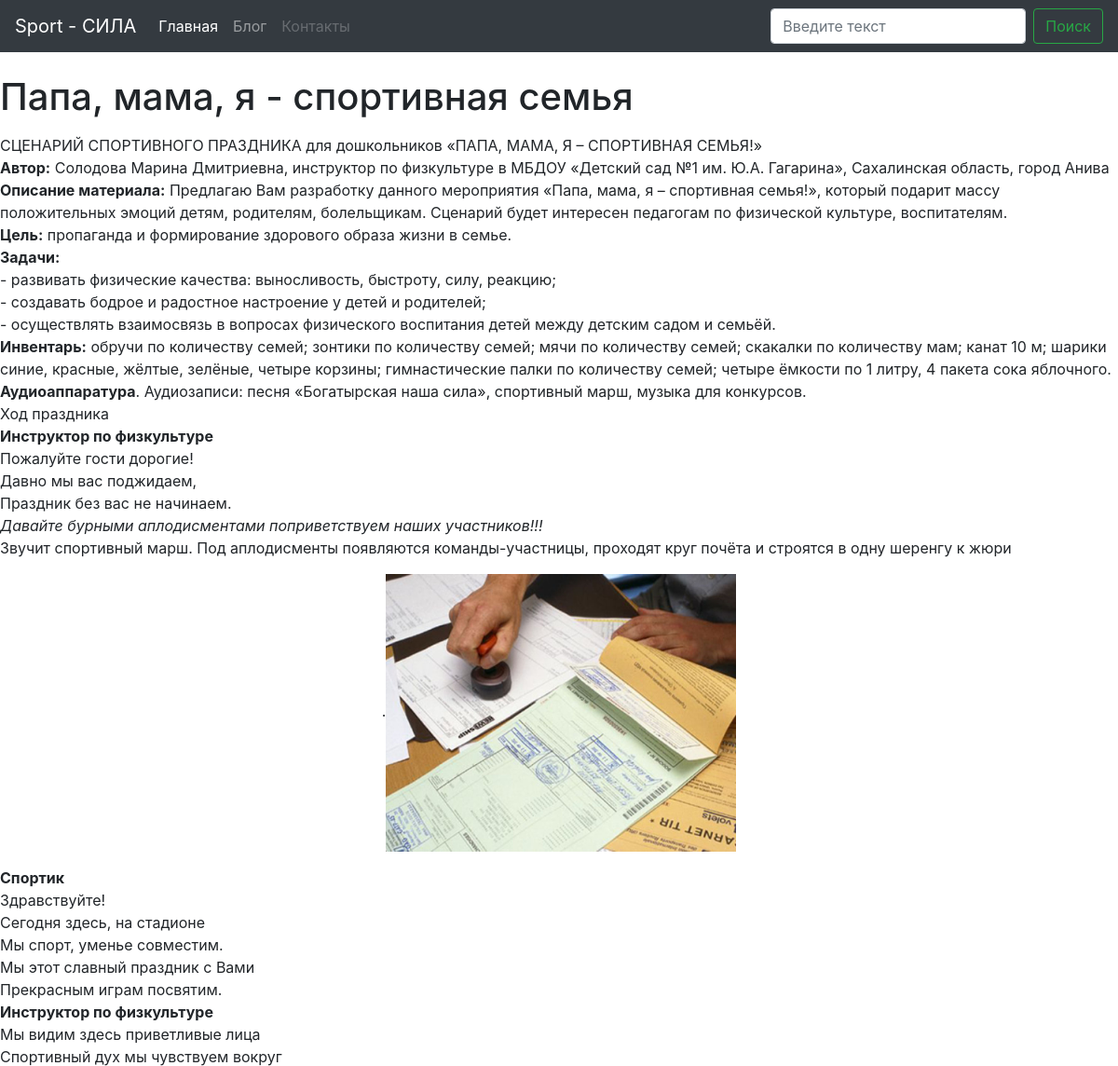
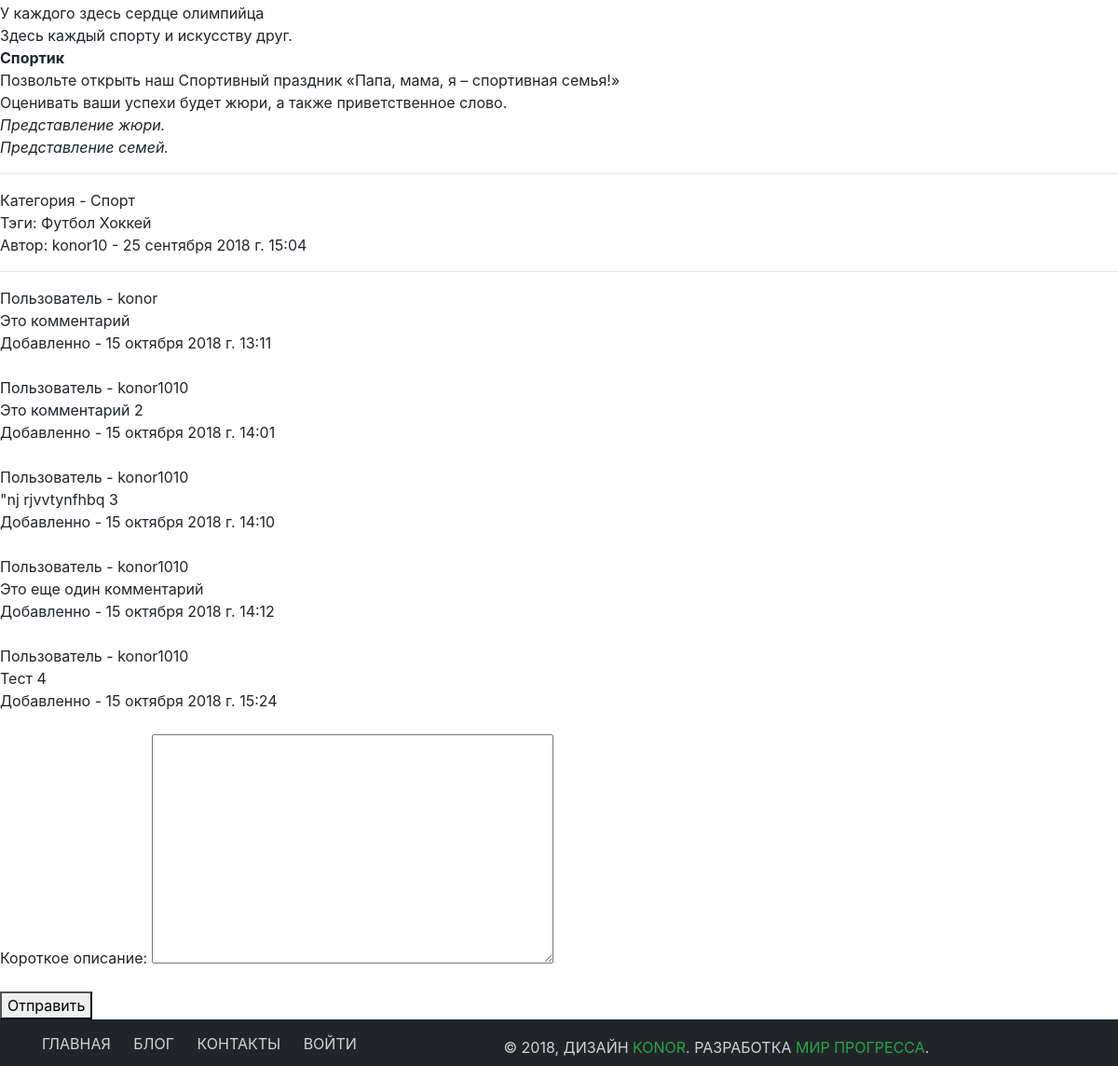
/single/1 (signed in), run on the app's committed database (2 pictures, top to bottom).
### news/models.py (models this page shows, shortened)
class News(models.Model):
    user = models.ForeignKey(User, verbose_name= 'Автор', on_delete=models.SET_NULL, null=True)
    title = models.CharField("Заголовок", max_length=100)
    category = models.ForeignKey(Category, verbose_name='Категория', on_delete=models.SET_NULL, null=True)
    text_min = models.TextField("Короткое описание", max_length=350)
    text = models.TextField("Текст статьи")
    tags = models.ManyToManyField(Tag, verbose_name="Тэги")
    created = models.DateTimeField("Дата создания", auto_now_add=True)
    description = models.CharField("Описание", max_length=150)
    keywords = models.CharField("Ключевые слова", max_length=100)
    class Meta:
        verbose_name = "Статья"
        verbose_name_plural = "Статьи"

class Category(models.Model):
    title = models.CharField("Название", max_length=50)
    class Meta:
        verbose_name = "Категория"
        verbose_name_plural = "Категории"
    def __str__(self):
        return self.title

class Tag(models.Model):
    title = models.CharField("Тэг", max_length=50)
    class Meta:
        verbose_name = "Тэг"
        verbose_name_plural = "Тэги"

class Comments(models.Model):
    user = models.ForeignKey(User, verbose_name="Пользователь", on_delete=models.SET_NULL, null=True ) # CASCADE означает если пользователь будет удален, то все его комментарии также будут удалены
    new = models.ForeignKey(News, verbose_name="Новость", on_delete=models.SET_NULL, null=True)
    text = models.TextField("Короткое описание", max_length=1000)
    created = models.DateTimeField("Дата добавления", auto_now_add=True, null=True)
    moderation = models.BooleanField("Модерация", default=False)
    class Meta:
        verbose_name = "Комментарий"
        verbose_name_plural = "Коментарии"

### news/views.py (the view)
# urls.py: path('single/<int:pk>', views.new_single, name="new_single"),
def new_single(request, pk):
    new = get_object_or_404(News, id=pk)
    comment = Comments.objects.filter(new=pk, moderation=True)
    if request.method == "POST":
        form = CommentForm(request.POST)
        if form.is_valid:
            form = form.save(commit=False)
            form.user = request.user
            form.new = new
            form.save()
            return redirect(new_single, pk)
    else:
       form = CommentForm()
    return render(request, "news/new_single.html", {"new": new, "comments": comment, 'form': form})

### news/forms.py
class CommentForm(ModelForm):
    class Meta:
        model = Comments
        fields = ('text', )

### templates/news/new_single.html (shortened to what this page needs)
{% extends 'news/base.html' %}
{% block content %}
    <h1>{{ new.title }}</h1>
    <p>{{ new.text|safe }}</p>
    <hr>
    Категория - {{ new.category }}<br>
    Тэги:  {% for tag in new.tags.all  %}
                {{ tag.title }}
            {% endfor %}<br>
    Автор: {{ new.user }} - {{ new.created }}
    <hr>
    {% for comment in comments %}
        Пользователь - {{ comment.user }} <br>
        {{comment.text}} <br>
        Добавленно - {{ comment.created }} <br><br>
    {% endfor %}
    {% if user.is_active %}
        <form action="" method="post">
            {{ form.as_p }}
            <button type="submit"> Отправить </button>
        </form>
    {% else %}
        <h4>"Чтобы оставить комментарий зарегистрируйтесь на нашем сайте"</h4>
    {% endif %}
{% endblock content %}

### static/css/style.css (style rules this page uses)
html { height: 100%; }
body { position: relative; min-height: 100%; padding-bottom: 50px; }

### data on the page
News: title "Папа, мама, я - спортивная семья", text "СЦЕНАРИЙ СПОРТИВНОГО ПРАЗДНИКА для дошкольников «ПАПА, МАМА, Я – СПОРТИВНАЯ СЕМЬЯ!» Автор: Солодова Марина Дмитриевна, инструктор по физкультуре в МБДОУ «Детский сад №1 им. Ю.А. Гагарина», Сахалинская область, город Анива Описание материала: Предлагаю Вам разработку данного мероприятия «Папа, мама, я – спортивная семья!», который подарит массу положительных эмоций детям, родителям, болельщикам. Сценарий будет интересен педагогам по физической культуре, воспитателям. Цель: пропаганда и формирование здорового образа жизни в семье. Задачи: - развивать физические качества: выносливость, быстроту, силу, реакцию; - создавать бодрое и радостное настроение у детей и родителей; - осуществлять…", text (picture), category "Спорт", user "konor10", created "25 сентября 2018 г. 15:04"
Tag: title "Футбол"
Tag: title "Хоккей"
Comments: user "konor", text "Это комментарий", created "15 октября 2018 г. 13:11"
Comments: user "konor1010", text "Это комментарий 2", created "15 октября 2018 г. 14:01"
Comments: user "konor1010", text "\"nj rjvvtynfhbq 3", created "15 октября 2018 г. 14:10"
Comments: user "konor1010", text "Это еще один комментарий", created "15 октября 2018 г. 14:12"
Comments: user "konor1010", text "Тест 4", created "15 октября 2018 г. 15:24"
